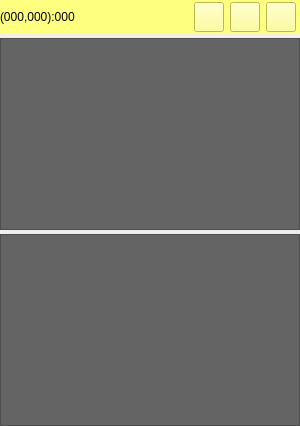
       <widget class="QWidget" name="widget_2" native="true">
        <layout class="QVBoxLayout" name="verticalLayout_2" stretch="0,1,1">
         <property name="spacing">
          <number>4</number>
         </property>
         <property name="leftMargin">
          <number>0</number>
         </property>
         <property name="topMargin">
          <number>0</number>
         </property>
         <property name="rightMargin">
          <number>0</number>
         </property>
         <property name="bottomMargin">
          <number>0</number>
         </property>
         <item>
          <widget class="QWidget" name="widget_4" native="true">
           <property name="styleSheet">
            <string notr="true">background-color: rgb(255, 255, 127);</string>
           </property>
           <layout class="QHBoxLayout" name="horizontalLayout_2">
            <property name="spacing">
             <number>6</number>
            </property>
            <property name="leftMargin">
             <number>0</number>
            </property>
            <property name="topMargin">
             <number>2</number>
            </property>
            <property name="rightMargin">
             <number>4</number>
            </property>
            <property name="bottomMargin">
             <number>2</number>
            </property>
            <item>
             <widget class="QLabel" name="labelPixInfo">
              <property name="text">
               <string>(000,000):000</string>
              </property>
             </widget>
            </item>
            <item>
             <spacer name="horizontalSpacer_2">
              <property name="orientation">
               <enum>Qt::Horizontal</enum>
              </property>
              <property name="sizeHint" stdset="0">
               <size>
                <width>40</width>
                <height>20</height>
               </size>
              </property>
             </spacer>
            </item>
            <item>
             <widget class="QToolButton" name="toolButtonMin">
              <property name="minimumSize">
               <size>
                <width>30</width>
                <height>30</height>
               </size>
              </property>
              <property name="maximumSize">
               <size>
                <width>30</width>
                <height>30</height>
               </size>
              </property>
              <property name="styleSheet">
               <string notr="true">border-image: url(:/缩小press.png);</string>
              </property>
              <property name="text">
               <string/>
              </property>
             </widget>
            </item>
            <item>
             <widget class="QToolButton" name="toolButtonMax">
              <property name="minimumSize">
               <size>
                <width>30</width>
                <height>30</height>
               </size>
              </property>
              <property name="maximumSize">
               <size>
                <width>30</width>
                <height>30</height>
               </size>
              </property>
              <property name="styleSheet">
               <string notr="true">border-image: url(:/放大press.png);</string>
              </property>
              <property name="text">
               <string/>
              </property>
             </widget>
            </item>
            <item>
             <widget class="QToolButton" name="toolButtonInit">
              <property name="minimumSize">
               <size>
                <width>30</width>
                <height>30</height>
               </size>
              </property>
              <property name="maximumSize">
               <size>
                <width>30</width>
                <height>30</height>
               </size>
              </property>
              <property name="styleSheet">
               <string notr="true">border-image: url(:/还原press.png);</string>
              </property>
              <property name="text">
               <string/>
              </property>
             </widget>
            </item>
           </layout>
          </widget>
         </item>
         <item>
          <widget class="QWidget" name="widget_5" native="true">
           <layout class="QVBoxLayout" name="verticalLayout_3">
            <property name="spacing">
             <number>0</number>
            </property>
            <property name="leftMargin">
             <number>0</number>
            </property>
            <property name="topMargin">
             <number>0</number>
            </property>
            <property name="rightMargin">
             <number>0</number>
            </property>
            <property name="bottomMargin">
             <number>0</number>
            </property>
            <item>
             <widget class="GraphicsView" name="graphicsView_2">
              <property name="minimumSize">
               <size>
                <width>300</width>
                <height>0</height>
               </size>
              </property>
              <property name="styleSheet">
               <string notr="true">QGraphicsView
{

	background:rgb(100,100,100);

}</string>
              </property>
              <property name="backgroundBrush">
               <brush brushstyle="SolidPattern">
                <color alpha="255">
                 <red>0</red>
                 <green>0</green>
                 <blue>0</blue>
                </color>
               </brush>
              </property>
             </widget>
            </item>
           </layout>
          </widget>
         </item>
         <item>
          <widget class="QWidget" name="widget_6" native="true">
           <layout class="QVBoxLayout" name="verticalLayout_4">
            <property name="spacing">
             <number>0</number>
            </property>
            <property name="leftMargin">
             <number>0</number>
            </property>
            <property name="topMargin">
             <number>0</number>
            </property>
            <property name="rightMargin">
             <number>0</number>
            </property>
            <property name="bottomMargin">
             <number>0</number>
            </property>
            <item>
             <widget class="GraphicsView" name="graphicsView">
              <property name="minimumSize">
               <size>
                <width>300</width>
                <height>0</height>
               </size>
              </property>
              <property name="styleSheet">
               <string notr="true">QGraphicsView
{

	background:rgb(100,100,100);

}</string>
              </property>
              <property name="backgroundBrush">
               <brush brushstyle="SolidPattern">
                <color alpha="255">
                 <red>0</red>
                 <green>0</green>
                 <blue>0</blue>
                </color>
               </brush>
              </property>
             </widget>
            </item>
           </layout>
          </widget>
         </item>
        </layout>
       </widget>
